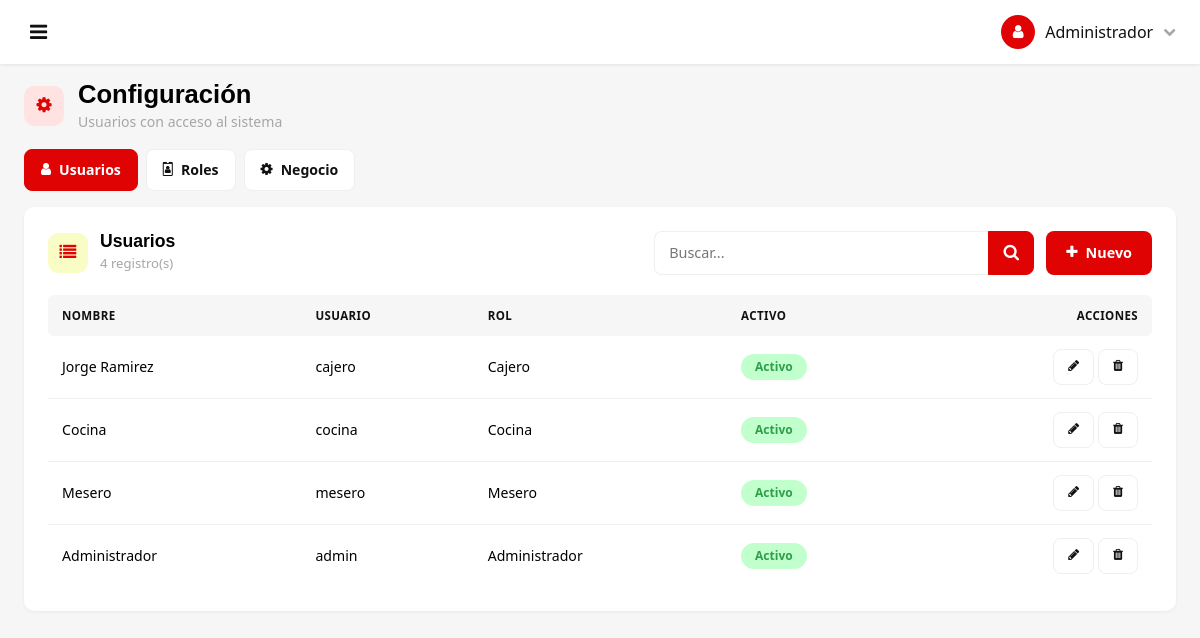
The page /?page=configuracion (signed in) on the database as committed earlier.
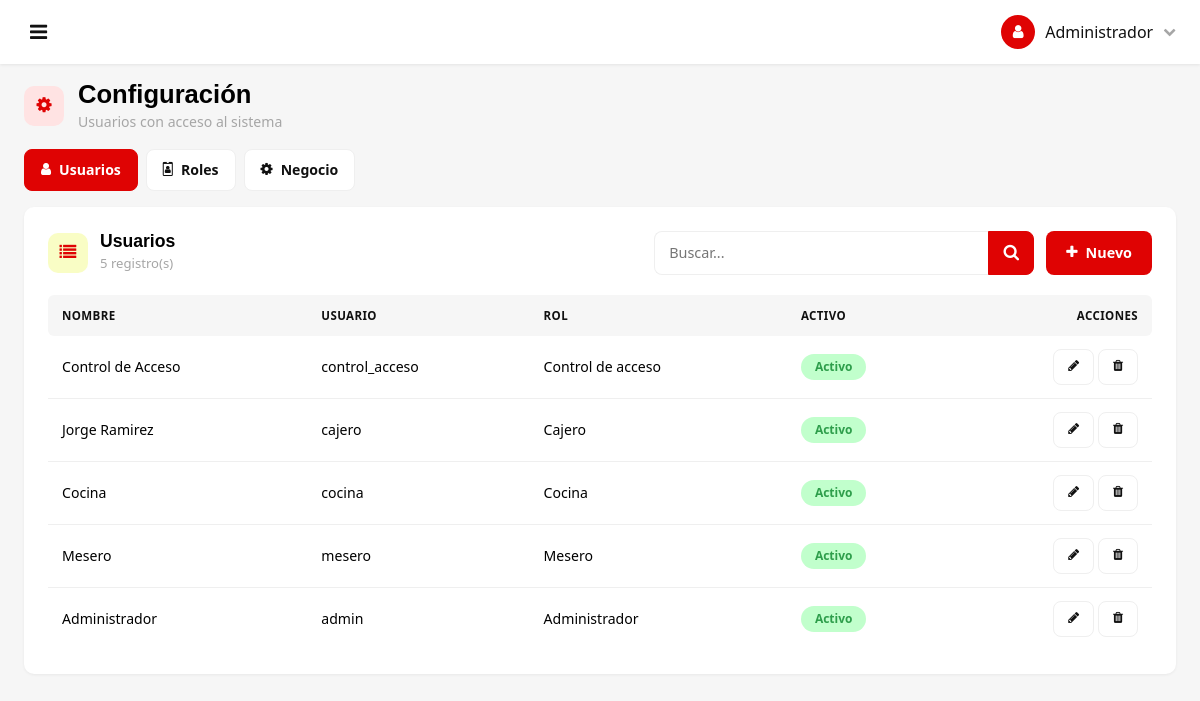
The same page on the database as committed later.
### tables this page shows
CREATE TABLE usuarios (
  id int(11) NOT NULL AUTO_INCREMENT,
  rol_id int(11) NOT NULL,
  nombre varchar(100) NOT NULL,
  usuario varchar(50) NOT NULL,
  password varchar(255) NOT NULL,
  estado tinyint(1) NOT NULL DEFAULT 1,
  fecha_creacion datetime NOT NULL DEFAULT current_timestamp(),
  PRIMARY KEY (id),
  UNIQUE KEY usuario (usuario),
  KEY fk_usuarios_rol (rol_id),
  CONSTRAINT fk_usuarios_rol FOREIGN KEY (rol_id) REFERENCES roles (id)
);

CREATE TABLE roles (
  id int(11) NOT NULL AUTO_INCREMENT,
  nombre varchar(50) NOT NULL,
  descripcion varchar(255) DEFAULT NULL,
  estado tinyint(1) NOT NULL DEFAULT 1,
  PRIMARY KEY (id),
  UNIQUE KEY nombre (nombre)
);

### models/Gestion.php (called while the page is built, shortened)
<?php
require_once __DIR__ . '/../config/database.php';
class Gestion
{
    private PDO $conexion;
    public function __construct()
    {
        $this->conexion = conexionDB();
    }
    public static function recurso(string $nombre): ?array
    {
        $recursos = self::recursos();
        return $recursos[$nombre] ?? null;
    }
    public static function permisos(string $nombre): array
    {
        return self::mapaPermisos()[$nombre] ?? [];
    }
    private static function mapaPermisos(): array
    {
        return [
            'productos'             => ['ver' => 'inventario',    'editar' => 'inventario_editar'],
            'categorias'            => ['ver' => 'inventario',    'editar' => 'inventario_editar'],
            'empleados'             => ['ver' => 'personal',      'editar' => 'personal'],
            'usuarios'              => ['ver' => 'configuracion', 'editar' => 'configuracion'],
            'servicios'             => ['ver' => 'servicios',     'editar' => 'servicios'],
            'ingresos'              => ['ver' => 'finanzas',      'editar' => 'finanzas'],
            'compras'               => ['ver' => 'finanzas',      'editar' => 'finanzas'],
            'configuracion_negocio' => ['ver' => 'configuracion', 'editar' => 'configuracion']
        ];
    }
    public static function puede(string $nombre, string $accion = 'ver'): bool
    {
        $reglas = self::permisos($nombre);
        return \Permiso::puede($reglas[$accion] ?? $reglas['ver']);
    }
    public function listar(string $recurso, string $buscar = ''): array
    {
        $def = self::recurso($recurso);
        $tabla = $def['tabla'];
        $alias = $this->alias($tabla);
        $join  = $def['join'] ?? '';
        $columnas = ($def['listado'] ?? '*') === '*' ? "$alias.*" : $def['listado'];
        $sql = "SELECT $columnas FROM $tabla $alias $join";
        $parametros = [];
        $sql .= ' ORDER BY ' . $this->ajustarOrden($def['orden'], $alias) . ' LIMIT 300';
        $stmt = $this->conexion->prepare($sql);
        $stmt->execute($parametros);
        return $stmt->fetchAll();
    }
    private function alias(string $tabla): string
    {
        return substr($tabla, 0, 1);
    }
    private function ajustarOrden(string $orden, string $alias): string
    {
        $orden = trim($orden);
        return preg_replace('/^([a-z])\./', '$1.', $orden);
    }
}

### config/database.php (called while the page is built, shortened)
<?php
function conexionDB(): PDO
{
    static $conexion = null;
    if ($conexion instanceof PDO) {
        return $conexion;
    }
    $servidor = 'localhost';
    $baseDatos = 'polleria';
    $usuarioDB = 'root';
    $claveDB   = '';
    try {
        $conexion = new PDO(
            "mysql:host=$servidor;dbname=$baseDatos;charset=utf8mb4",
            $usuarioDB,
            $claveDB
        );
        $conexion->setAttribute(PDO::ATTR_ERRMODE, PDO::ERRMODE_EXCEPTION);
        $conexion->setAttribute(PDO::ATTR_DEFAULT_FETCH_MODE, PDO::FETCH_ASSOC);
        $conexion->exec("SET NAMES utf8mb4");
    } catch (PDOException $e) {
        die("Error de conexi&oacute;n: " . $e->getMessage());
    }
    return $conexion;
}

### config/paginacion.php (called while the page is built, shortened)
<?php
function paginaActual(int $porPagina = 25): int
{
    $pagina = (int) ($_GET['p'] ?? 1);
    return max(1, $pagina);
}
function paginar(array $filas, int $porPagina = 25): array
{
    $porPagina = max(1, $porPagina);
    $total     = count($filas);
    $totalPaginas = (int) ceil($total / $porPagina);
    $pagina = min(paginaActual($porPagina), $totalPaginas);
    $pagina = max(1, $pagina);
    $desde = ($pagina - 1) * $porPagina;
    return [
        'filas'        => array_slice($filas, $desde, $porPagina),
        'pagina'       => $pagina,
        'totalPaginas' => $totalPaginas,
        'total'        => $total,
        'desde'        => $desde + 1,
        'hasta'        => min($desde + $porPagina, $total),
    ];
}
    ?>

### models/Permiso.php (called while the page is built, shortened)
<?php
require_once __DIR__ . '/../config/database.php';
class Permiso
{
    private static ?array $cache = null;
    public static function delSesion(): array
    {
        if (self::$cache !== null) {
            return self::$cache;
        }
        $rolId = (int) ($_SESSION['rol_id'] ?? 0);
        try {
            $db = conexionDB();
            $stmt = $db->prepare(
                "SELECT p.nombre
                 FROM rol_permiso rp
                 INNER JOIN permisos p ON p.id = rp.permiso_id
                 WHERE rp.rol_id = :rol"
            );
            $stmt->execute([':rol' => $rolId]);
            $permisos = $stmt->fetchAll(PDO::FETCH_COLUMN);
        } catch (PDOException $e) {
            $permisos = [];
        }
        return self::$cache = $permisos;
    }
    public static function puede(string $permiso): bool
    {
        $permisos = self::delSesion();
        return in_array('*', $permisos, true) || in_array($permiso, $permisos, true);
    }
}

### views/admin/gestion.php (the view, shortened to what the changed rows need)
<?php
$gestion = new Gestion();
$def     = Gestion::recurso($recurso);
$buscar = $_GET['buscar'] ?? '';
$todas  = $gestion->listar($recurso, $buscar);
$columnas = array_keys($todas ? $todas[0] : array_fill_keys(['id'], 1));
$paginacion = paginar($todas, 20);
$filas = $paginacion['filas'];
$pestanaActual = $pestanaActual ?? $recurso;
$etiquetasColumnas = [];
foreach ($def['campos'] as $campo => $regla) {
    $etiquetasColumnas[$campo] = $regla['etiqueta'] ?? ucfirst(str_replace('_', ' ', $campo));
}
$etiquetaRelacion = $etiquetasColumnas['relacion'] ?? 'Relación';
foreach ($def['campos'] as $campo => $regla) {
    if (($regla['tipo'] ?? '') === 'relacion') {
        $etiquetaRelacion = $regla['etiqueta'];
        break;
    }
}
?>
<?php if (!empty($recursosExtra)): ?>
    <div class="lg-segmentos mb-3">
        <?php foreach ($recursosExtra as $extra): ?>
            <a href="<?= BASE_URL ?>?page=<?= htmlspecialchars($extra['pagina']) ?>"
               class="lg-segmento<?= ($extra['clave'] ?? $extra['recurso']) === $pestanaActual ? ' is-activo' : '' ?>">
                <i class="fa <?= htmlspecialchars($extra['icono']) ?>"></i> <?= htmlspecialchars($extra['titulo']) ?>
            </a>
        <?php endforeach; ?>
    </div>
<?php endif; ?>
<div class="lg-card">
    <div class="lg-card-head flex-wrap">
        <span class="lg-card-icon"><i class="fa fa-list"></i></span>
        <div class="flex-grow-1">
            <?php
    $tituloPlural = $def['tituloPlural'] ?? ($def['titulo'] . 's');
    ?>
                <h2 class="lg-card-title"><?= htmlspecialchars($tituloPlural) ?></h2>
            <p class="lg-card-subtitle"><?= count($filas) ?> registro(s)</p>
        </div>
        <?php
        $busquedaViva = in_array($recurso, [
            'empleados',
            'productos', 'categorias',
            'compras', 'ingresos',
            'servicios',
            'usuarios', 'configuracion_negocio',
        ], true);
        $urlBusqueda = url($_GET['page'] ?? '');
        ?>
        <?php if ($busquedaViva): ?>
            <form method="GET" action="<?= BASE_URL ?>" class="input-group"
                  data-buscar-url="<?= htmlspecialchars($urlBusqueda) ?>">
                <input type="search" name="buscar" class="lg-input"
                       value="<?= htmlspecialchars($buscar) ?>" placeholder="Buscar..." aria-label="Buscar">
                <button type="submit" class="input-group-btn" aria-label="Buscar">
                    <i class="fa fa-search"></i>
                </button>
            </form>
        <?php endif; ?>
        <?php if (Gestion::puede($recurso, 'editar')): ?>
            <button type="button" class="lg-btn lg-btn--primary js-nuevo"
                    data-recurso="<?= htmlspecialchars($recurso) ?>"
                    data-campos="<?= htmlspecialchars(json_encode($def['campos'] + (isset($def['calculoTotal']) ? ['_calculo' => $def['calculoTotal']] : []), JSON_UNESCAPED_UNICODE)) ?>">
                <i class="fa fa-plus"></i> Nuevo
            </button>
        <?php endif; ?>
    </div>
    <?php if (!$filas): ?>
        <div class="lg-empty">
            <i class="fa fa-inbox"></i>
            <p class="mb-0">No hay registros todavía.</p>
        </div>
    <?php else: ?>
        <?php $puedeEditar = Gestion::puede($recurso, 'editar'); ?>
        <div class="table-responsive">
            <table class="lg-table">
                <thead>
                    <tr>
                        <?php foreach ($columnas as $col): ?>
                            <?php if ($col === 'id') { continue; } ?>
                            <th><?= htmlspecialchars(
                                $col === 'relacion'
                                    ? $etiquetaRelacion
                                    : ($etiquetasColumnas[$col] ?? ucfirst(str_replace('_', ' ', $col)))
                            ) ?></th>
                        <?php endforeach; ?>
                        <?php if ($puedeEditar): ?>
                            <th style="text-align:right;">Acciones</th>
                        <?php endif; ?>
                    </tr>
                </thead>
                <tbody>
                    <?php foreach ($filas as $fila): ?>
                        <tr>
                            <?php foreach ($columnas as $col): ?>
                                <?php if ($col === 'id') { continue; } ?>
                                <td><?= GestionControllerHelper::texto($col, $fila[$col] ?? '', $fila, $def['campos']) ?></td>
                            <?php endforeach; ?>
                            <td style="text-align:right;white-space:nowrap;">
                                <button type="button" class="lg-btn lg-btn--sm lg-btn--ghost js-editar"
                                        data-recurso="<?= htmlspecialchars($recurso) ?>"
                                        data-fila="<?= htmlspecialchars(json_encode($fila, JSON_UNESCAPED_UNICODE)) ?>"
                                        data-campos="<?= htmlspecialchars(json_encode($def['campos'] + (isset($def['calculoTotal']) ? ['_calculo' => $def['calculoTotal']] : []), JSON_UNESCAPED_UNICODE)) ?>">
                                    <i class="fa fa-pencil"></i>
                                </button>
                                <button type="button" class="lg-btn lg-btn--sm lg-btn--ghost js-borrar"
                                        data-recurso="<?= htmlspecialchars($recurso) ?>"
                                        data-id="<?= (int) ($fila['id'] ?? 0) ?>"
                                        data-aviso="<?= htmlspecialchars($avisoBorrado ?? '¿Eliminar este registro?') ?>">
                                    <i class="fa fa-trash"></i>
                                </button>
                            </td>
                        </tr>
                    <?php endforeach; ?>
                </tbody>
            </table>
        </div>
    <?php endif; ?>
</div>
<?php
class GestionControllerHelper
{
    public static function texto(string $columna, $valor, array $fila = [], array $reglas = []): string
    {
        if ($columna === 'estado') {
            $texto = ((int) $valor === 1) ? 'Activo' : 'Inactivo';
            return '<span class="lg-pill ' . (((int) $valor === 1) ? 'lg-pill--verde' : 'lg-pill--pizarra') . '">'
                . $texto . '</span>';
        }
        if (in_array($columna, self::COLUMNAS_PLAINAS, true)) {
            return htmlspecialchars((string) $valor);
        }
        return htmlspecialchars((string) $valor);
    }
}

Rows that differ between the two databases and show on the page:
added usuarios: nombre "Control de Acceso", usuario "control_acceso", rol.nombre "Control de acceso", estado "Activo"
Other text that changed with them:
count($filas): "4" → "5"
